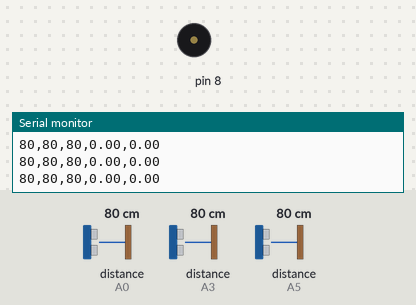
Bench run of a sketch on a simulated Arduino Uno, built with avr-gcc and run on an emulated ATmega328P. Shown: buzzer (waves = sounding), the last lines printed to the serial monitor. The test bench sets the inputs (shaded band); at power-on: distance to the obstacle (sensors on A0, A3, A5) 80 cm.

Above: at 1.2 s.
1.3 s: distance to the obstacle (sensor on A0) set to 94 cm
2.8 s: distance to the obstacle (sensor on A0) set to 103 cm
At 3.4 s:
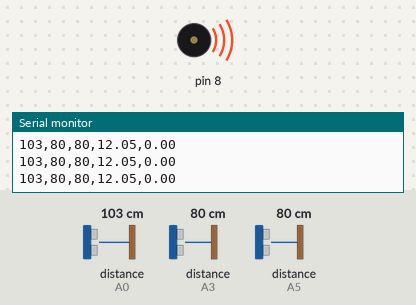
4.5 s: distance to the obstacle (sensor on A0) set to 2 cm
At 6.1 s:
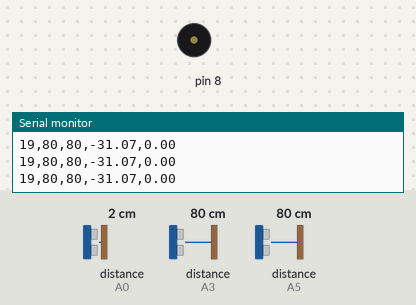
7.5 s: distance to the obstacle (sensor on A3) set to 71 cm
9.0 s: distance to the obstacle (sensor on A3) set to 66 cm
At 9.7 s:
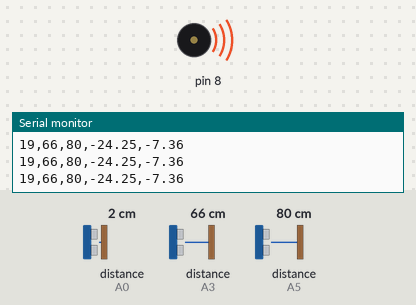
10.7 s: distance to the obstacle (sensor on A5) set to 72 cm
At 12.4 s:
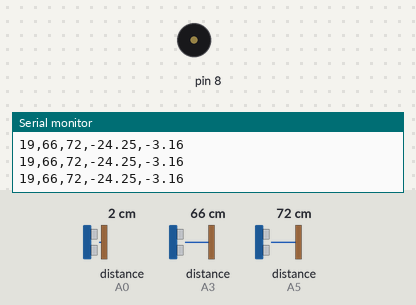
Timing chart, 0 to 13.9 s (numbered marks = the images above; inputs shaded):
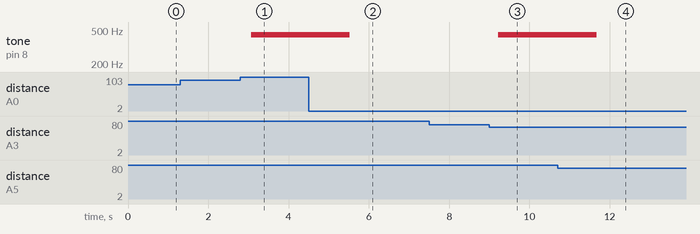

The sketch:

main.ino
```cpp
//libaries
#include <SharpIR.h>
#include <math.h>

//pins
#define topir A0
#define middleir A3
#define bottomir A5

//model of sharpir
#define model 20150
// ir: the pin where your sensor is attached
// model: an int that determines your sensor:  1080 for GP2Y0A21Y
//                                            20150 for GP2Y0A02Y
//                                            (working distance range according to the datasheets)

//defining the sensors themselves withing the libarry
SharpIR SharpIR1(topir, model);
SharpIR SharpIR2(middleir, model);
SharpIR SharpIR3(bottomir, model);
void setup() {
  //starting the serial
  Serial.begin(9600);
}

void loop() {
  //something that the libary needs, idk what this does
  unsigned long pepe1=millis();

  //distance getting
  int dis1=SharpIR1.distance();
  int dis2=SharpIR2.distance();
  int dis3=SharpIR3.distance();

  //distances between each sensor
  int botmid = 190; //distance in mm between bottom sensor and middle sensor
  int midtop = 190; //distance in mm between middle sensor and top sensor

  //upper back angle
  float distancetop = dis1 - dis2;
  float anglebeforetop = atan(distancetop / midtop);
  float angletop = anglebeforetop * 100;

  //lower back angle
  float distancelow = dis2 - dis3;
  float anglebeforelow = atan(distancelow / botmid);
  float anglelow = anglebeforelow * 100;

  //This part will be useful if you ever decide to use the python GUI part of this project. This transfers data from the arduino to the serial port, to be picked up by pyserial.
  Serial.print(dis1);
  Serial.print(",");
  Serial.print(dis2);
  Serial.print(",");
  Serial.print(dis3);
  Serial.print(",");
  Serial.print(angletop);
  Serial.print(",");
  Serial.print(anglelow);
  Serial.println();

  //delay bcuz why not
  delay(100);

  //checking for bad posture
  if (angletop > 9 or anglelow < -6){
    //beeping the buzzer for one second if user has bad posturer
    tone(8, 440, 1000);
    }
}
```

Measured:
- the behaviour switches between 97 and 98 cm on distance to the obstacle (sensor on A0) (found by bisection; images 0 and 1)
- the behaviour switches between 69 and 68 cm on distance to the obstacle (sensor on A3) (found by bisection; images 2 and 3)
- the behaviour switches between 78 and 77 cm on distance to the obstacle (sensor on A5) (found by bisection; images 3 and 4)
- after the input at 2.8 s, tone on pin 8: silent → 440 Hz after 0.27 s
- after the input at 4.5 s, tone on pin 8: 440 Hz → silent after 1.0 s
- after the input at 9.0 s, tone on pin 8: silent → 440 Hz after 0.22 s
- after the input at 10.7 s, tone on pin 8: 440 Hz → silent after 0.97 s
